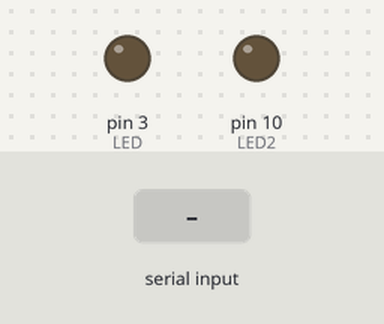
The sketch below on a simulated Arduino Uno, built with avr-gcc and run on an emulated ATmega328P. On the bench: output pins drawn as LEDs (lit = HIGH). The test bench sets the inputs (shaded band).

Above: at 1.2 s.
1.3 s: "1" received over Serial
At 2.5 s:
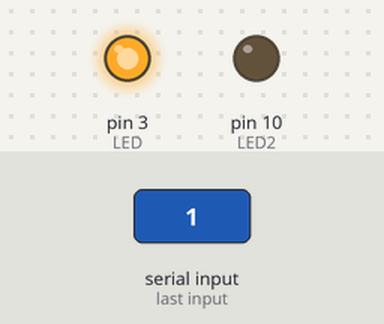
2.8 s: "2" received over Serial
At 3.8 s:
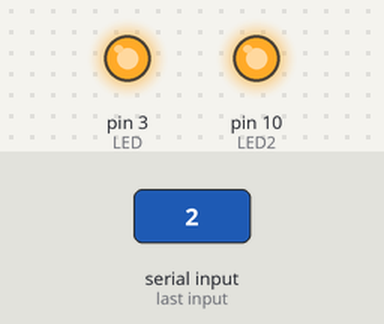
Timing chart, 0 to 5.8 s (numbered marks = the images above; inputs shaded):
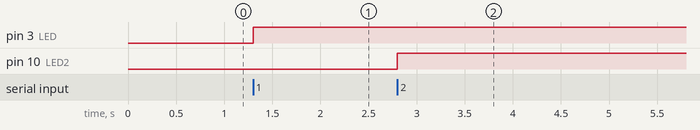

The sketch:

Aula02_02_crazy.ino
```cpp
int LED = 3;
int LED2 = 10;
char nextChar = 0;
bool lendo = false;
String valor = "";

void setup() {
  // put your setup code here, to run once:
  Serial.begin(9600);
  pinMode(LED,OUTPUT);
}

void loop() {
  if (Serial.available() > 0) {
    nextChar = Serial.read();
    if(nextChar == '1'){
      analogWrite(LED,255);
    }else if(nextChar == '2'){
      analogWrite(LED2,255);
    }
  }
}
```

Measured:
- after the input at 1.3 s, pin 3 (LED): LOW → HIGH at once
- after the input at 2.8 s, pin 10 (LED2): LOW → HIGH at once
